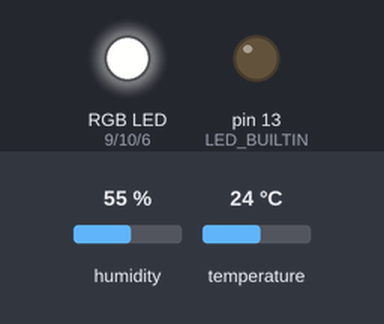
Bench run of a sketch on a simulated Arduino Uno, built with avr-gcc and run on an emulated ATmega328P. Parts: an RGB LED mixed from three pins (HIGH = lit), output pins drawn as LEDs (lit = HIGH). The inputs (shaded band) are chosen by the test bench; at power-on: temperature 24 °C, humidity 55 %.

Above: at 5.2 s.
5.3 s: temperature set to 29.3 °C
At 8.2 s:
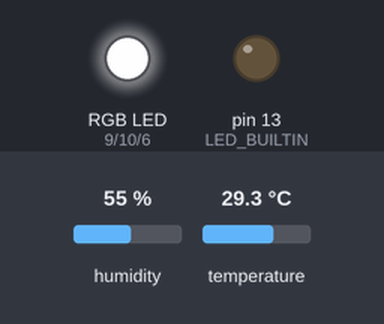
8.5 s: temperature set to 30.8 °C
At 11.8 s:
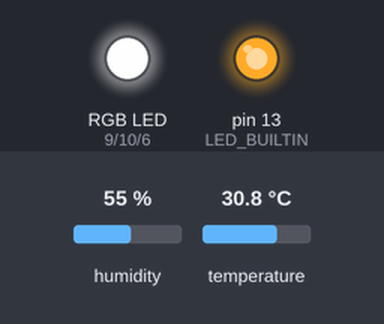
15.0 s: humidity set to 22 %
At 16.8 s:
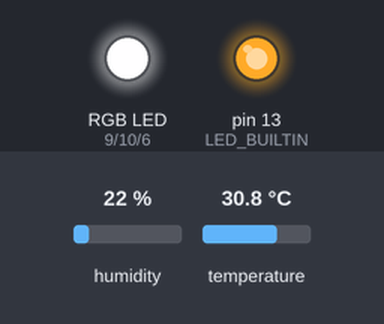
Timing chart, 0 to 18.3 s (numbered marks = the images above; inputs shaded):
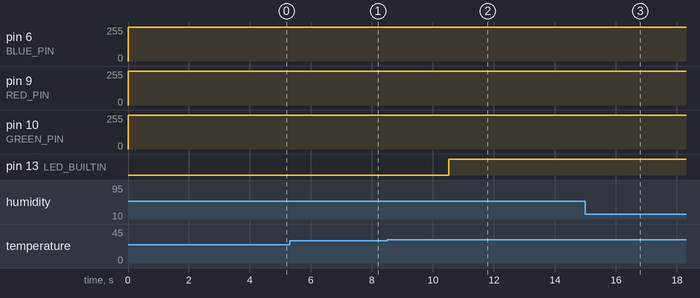

The sketch:

aircontroller.ino
```cpp
#include <IRremote.h>
#include "DHT.h"

const bool DEBUG_FLAG = false;
const int DHT_PIN = 2;     // what digital pin we're connected to
const int IR_PIN = 3;
const int RED_PIN = 9;
const int BLUE_PIN = 6;
const int GREEN_PIN = 10;
const int LED_BRIGHT = 1;
// const float HIGH_TEMPERATURE = 24.2f;
// const float LOW_TEMPERATURE = 23.9f;
const float HIGH_TEMPERATURE = 32.0f;
const float LOW_TEMPERATURE = 28.2f;
const unsigned long TEMPERATURE_CHECK_DURATION = 3L * 1000L;
bool isOnHeater = false;

const unsigned long LG_POWER_ON = 0x8800B4F;
const unsigned long LG_POWER_OFF = 0x88C0051;
const unsigned long LG_DEHUMIDIFY_WEAK = 0x8809902; // 제습 ON 약풍: 8809902 // 제습 ON 0x8809801
const unsigned long LG_DRY_OFF = 0x88C00C8; // 자동 건조 OFF 0x88C00C8
const unsigned long LG_LIGHT_OFF = 0x88C00A6; // 조명 OFF 0x88C00A6
const unsigned long LG_SLEEP_RES = 0x88A0B49; // 취침 예약 3시간

DHT dht(DHT_PIN, DHT22);

IRsend irsend;

void analogLED(int r, int g, int b)
{
  analogWrite(RED_PIN, 255 - constrain(r, 0, 255));
  analogWrite(GREEN_PIN, 255 - constrain(g, 0, 255));
  analogWrite(BLUE_PIN, 255 - constrain(b, 0, 255));
}

void TurnOnHeater(bool isTurnOn, bool isForce = false)
{
  // 켜져 있는 데 키라고 하거나, 꺼져 있는데 끄라고 하면 무시
  // 한일만 필요
  if (isForce == false && isOnHeater == isTurnOn)
  {
    return;
  }

  if (DEBUG_FLAG == true)
  {
    Serial.print("Heater Turn ");
    Serial.println(isTurnOn ? "On" : "Off");
    Serial.println("");
  }

  //  const int khz = 38; // 38kHz carrier frequency for the NEC protocol
  //
  //  // 한일 온풍기 전원 On/Off
  //  unsigned int irOnOffSignal[] = {4250, 4200, 600, 550, 600, 550, 600, 550, 550, 600, 550, 550, 550, 1600, 500, 1600, 500, 1600, 500, 500, 500, 600, 550, 500, 500, 1600, 500, 1550, 500, 550, 600, 550, 500, 550, 550, 1550, 450, 1600, 500, 1550, 500, 600, 500, 550, 450, 1650, 550, 1550, 550, 1600, 600};
  //  irsend.sendRaw(irOnOffSignal, sizeof(irOnOffSignal) / sizeof(irOnOffSignal[0]), khz); // Note the approach used to automatically calculate the size of the array.

  if (isTurnOn && (isForce || isOnHeater == false))
  {
    irsend.sendLG(LG_POWER_ON, 28); // 전원 ON
    delay(50);
    irsend.sendLG(LG_DRY_OFF, 28); // 자동 건조 OFF
    delay(50);
    irsend.sendLG(LG_SLEEP_RES, 28); // 취침 예약 3시간
    delay(50);
    irsend.sendLG(LG_LIGHT_OFF, 28); // 조명 OFF
  }
  else if (isTurnOn == false && (isForce || isOnHeater))
  {
    irsend.sendLG(LG_POWER_OFF, 28); // 전원 Off
  }

  isOnHeater = isForce ? isOnHeater = isTurnOn : isOnHeater = !isOnHeater;

  digitalWrite(LED_BUILTIN, isOnHeater ? HIGH : LOW);   // turn the LED on (HIGH is the voltage level)
  analogLED(LED_BRIGHT, LED_BRIGHT, 0);
}

int CheckTemperature()
{
  // dht22 에서 온습도를 얻어온다.
  float temperature = dht.readTemperature(false);
  float humidity = dht.readHumidity();
  float heatIndex = dht.computeHeatIndex(temperature, humidity, false);

  if (DEBUG_FLAG == true)
  {
    Serial.print("CheckTemperature: ");

    Serial.print(millis());
    Serial.print(" \tHumidity: ");
    Serial.print(humidity);
    Serial.print(" %\t");
    Serial.print("Temperature: ");
    Serial.print(temperature);
    Serial.print(" *C\t");
    Serial.print("Heat index: ");
    Serial.print(heatIndex);
    Serial.println(" *C");
    Serial.println("");
    Serial.flush();
  }

  if (isnan(temperature)) // 온습도기 에러 났을 때
  {
    return -1;
  }

  if (heatIndex < LOW_TEMPERATURE) // 추울 때
  //if (temperature < LOW_TEMPERATURE)
  {
    return 0;
  }

  if (HIGH_TEMPERATURE < heatIndex)   // 더울 때
  //if (HIGH_TEMPERATURE < temperature)   // 더울 때
  {
    return 2;
  }

  return 1;
}

void setup() {
  // LED 핀 셋팅
  pinMode(RED_PIN, OUTPUT);
  pinMode(GREEN_PIN, OUTPUT);
  pinMode(BLUE_PIN, OUTPUT);
  pinMode(LED_BUILTIN, OUTPUT);

  analogLED(0, 0, 0);
  // put your setup code here, to run once:
  if (DEBUG_FLAG == true)
  {
    Serial.begin(9600);   // Status message will be sent to PC at 9600 baud
    Serial.println("< Start >");
  }

  delay(500);
  dht.begin();
  delay(500);

  int ts = CheckTemperature();
  switch (ts)
  {
    case -1:
      analogLED(LED_BRIGHT, 0, LED_BRIGHT);
      TurnOnHeater(false, true);
      break;
    case 0: // 추울 때
      analogLED(0, 0, LED_BRIGHT);
      TurnOnHeater(false, true);
      break;
    case 1: // 알맞을 때
      analogLED(0, LED_BRIGHT, 0);
      TurnOnHeater(false, true);
      break;
    case 2: // 더울 때
      analogLED(LED_BRIGHT, 0, 0);
      TurnOnHeater(true, true);
      break;
  }

  delay(TEMPERATURE_CHECK_DURATION);
}

void loop() {
  int ts = CheckTemperature();
  switch (ts)
  {
    case -1:
      analogLED(LED_BRIGHT, 0, LED_BRIGHT);
      TurnOnHeater(false);
      break;
    case 0: // 추울 때
      analogLED(0, 0, LED_BRIGHT);
      TurnOnHeater(false);
      break;
    case 1: // 알맞을 때
      analogLED(0, LED_BRIGHT, 0);
      break;
    case 2: // 더울 때
      analogLED(LED_BRIGHT, 0, 0);
      TurnOnHeater(true);
      break;
  }

  delay(TEMPERATURE_CHECK_DURATION);
}
```

Measured:
- the behaviour switches between 30 and 30.1 °C on temperature (found by bisection; images 1 and 2)
- after the input at 5.3 s, pin 6 (BLUE_PIN): 254/255 → 255/255 after 1.8 s; pin 10 (GREEN_PIN): 255/255 → 254/255 after 1.8 s
- after the input at 8.5 s, pin 9 (RED_PIN): 255/255 → 254/255 after 1.6 s; pin 10 (GREEN_PIN): 254/255 → 255/255 after 1.6 s, → 254/255 0.42 s later, → 255/255 3.0 s later; pin 13 (LED_BUILTIN): LOW → HIGH after 2.0 s
- after the input at 15.0 s, pin 9 (RED_PIN): 254/255 → 255/255 after 1.5 s; pin 10 (GREEN_PIN): 255/255 → 254/255 after 1.5 s
